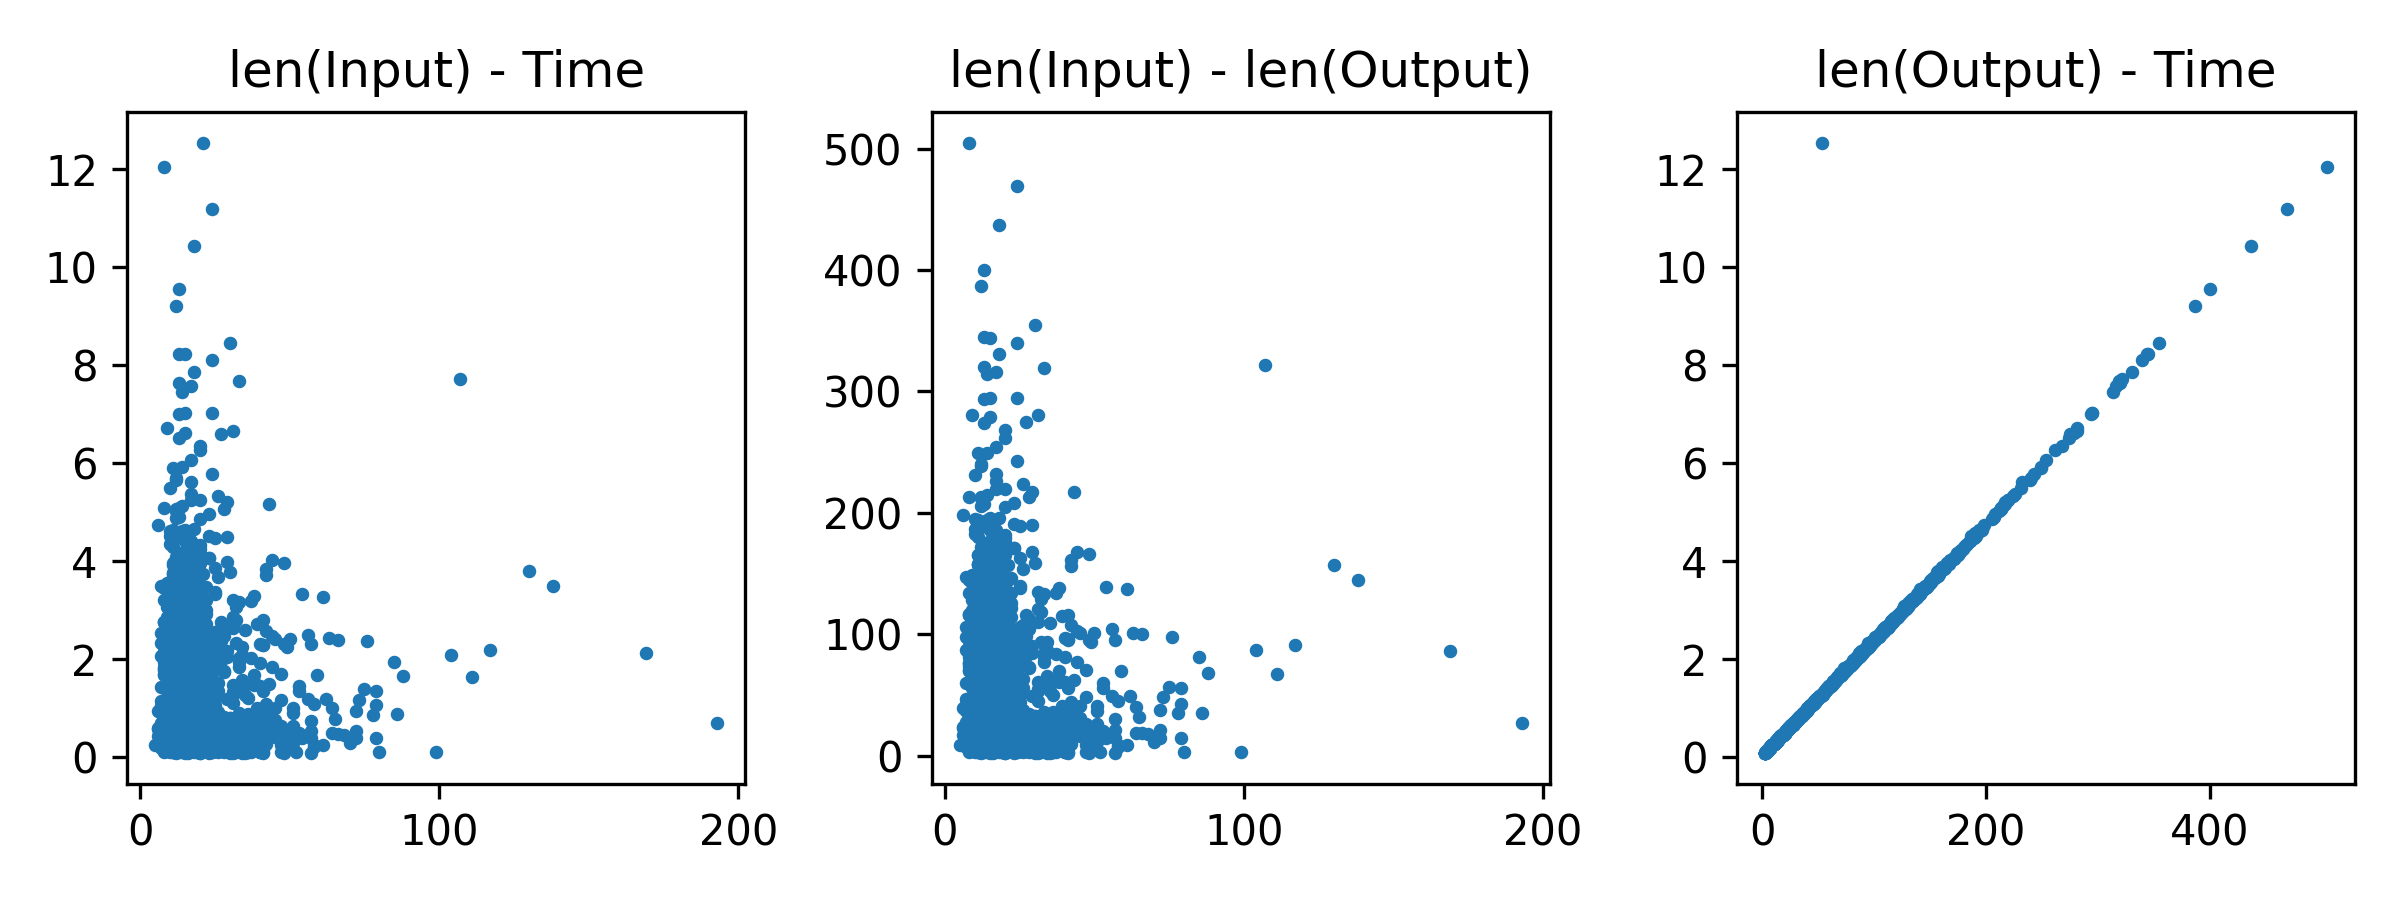

Here is the Python script that generated this plot:
#!/usr/bin/env python3
# Author: Armit
# Create Time: 周五 2024/07/12 

import matplotlib.pyplot as plt
import json

with open('run_model_performance.json', encoding='utf-8') as fh:
  data = json.load(fh)

input_lens = [it['inputs_len'] for it in data]
output_lens = [it['outputs_len'] - it['inputs_len'] + 1 for it in data]
time = [it['time'] for it in data]

print('max(output_lens):', max(output_lens))
print('sum(time):', sum(time))

plt.figure(figsize=(8, 3))
plt.subplot(131) ; plt.title('len(Input) - Time')        ; plt.scatter(input_lens,  time,        s=5)
plt.subplot(132) ; plt.title('len(Input) - len(Output)') ; plt.scatter(input_lens,  output_lens, s=5)
plt.subplot(133) ; plt.title('len(Output) - Time')       ; plt.scatter(output_lens, time,        s=5)
plt.tight_layout()
plt.savefig('./run_analyze.png', dpi=300)
